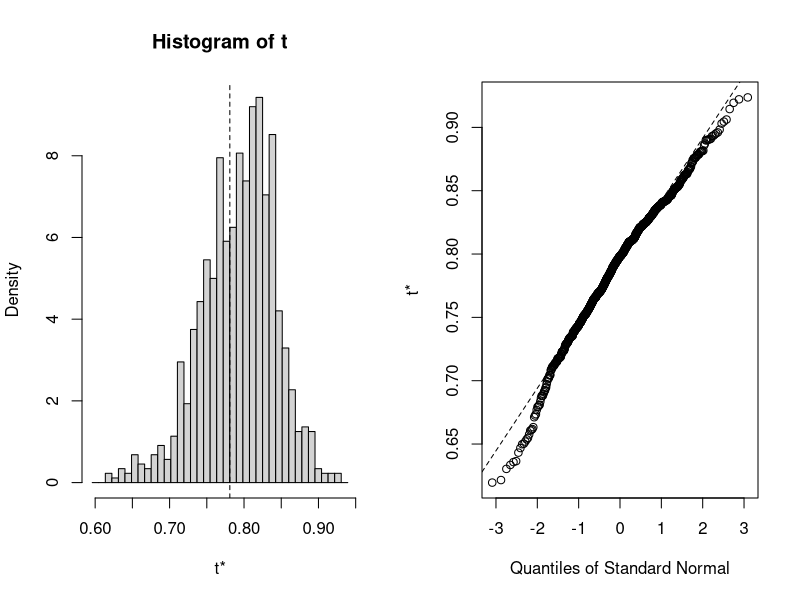

Here is the R script that generated this plot:
# Bootstrap 95% CI for R-Squared  
# install.packages("boot")
library(boot)
# function to obtain R-Squared from the data 
rsq <- function(formula, data, indices) {
  d <- data[indices,] # allows boot to select sample 
  fit <- lm(formula, data=d)
  return(summary(fit)$r.square)
} 
# bootstrapping with 1000 replications 
results <- boot(data=mtcars, statistic=rsq, 
                R=1000, formula=mpg~wt+disp)

# view results
results 
plot(results)

# get 95% confidence interval 
boot.ci(results, type="bca")
